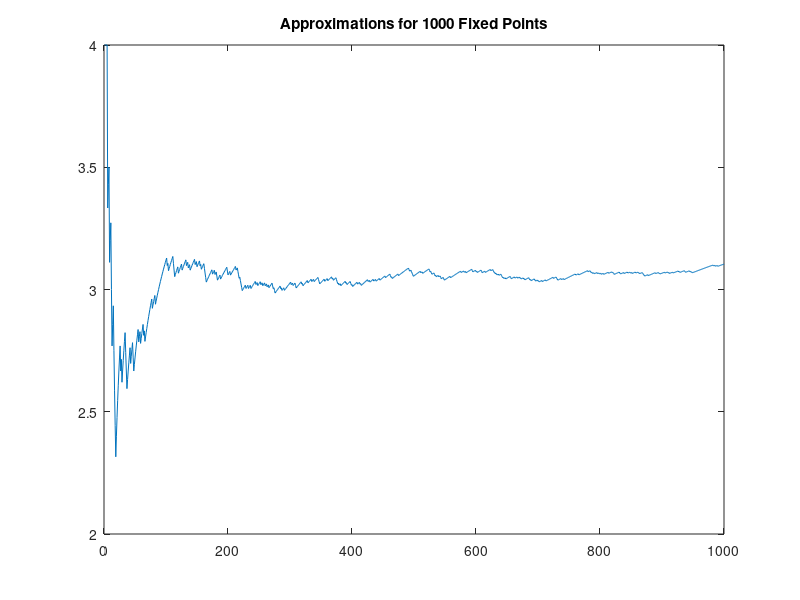

Write MATLAB code to recreate this figure. (Note: this script raises an error after producing the figure.)
%%Homework One AMS595
%%Ramona Tobey 
%%id: 117607747
%{Assignment:The value of π can be estimated using a Monte Carlo algorithm by leveraging the
%relationship between the probability that randomly chosen points in the x − y plane
%fall within a specific region and the area of that region. Specifically, if we randomly
%select (x, y) ∈ [0, 1] × [0, 1] , these points will always lie within a unit square. Some
%of these points may also lie within a quarter of a circle with radius 1, centered at the
%origin. The area of this quarter circle is π/4, which represents the probability that a
%given random point will fall inside the circle. We can use this approach to compute
%π by generating a large number of random points and counting how many fall inside
%the circle compared to the total number of points generated (i.e., those that fall
%within the square). The ratio of these two quantities will approximate π/4. As the
%number of random points increases, the precision of our approximation improves


%Note about my code: for parts A, B, and C I assume that the code of the
%parts not being run will be commented out/run by section to not get three results all at
%once, or copied and pasted sperately to be run. Because of this, I reused
%some variable names through the different parts but it also should be fine
%if it's all ran at once since they are redefined before being used again
%% 

%Part A - for loop:

fixedPoints = [10^3,10^4,10^5,10^6,10^7]; %to set for different amount of fixed points

runTimes = zeros(5); %to store toc output for each number of fixed points

for j=1:5
    tic
    circlePts = 0; %to count how many fall in the circle
    piApproximations = zeros(1,fixedPoints(j)); %store the value corresponding to each i
    %where I run the approximations by creating fixedPoints number of
    %points and counting the ones in the circle
    for i=1:fixedPoints(j)
        x=rand;
        y=rand;
            if x^2+y^2<=1
                circlePts=circlePts+1;
            end
        piApproximations(1,i)=(4*circlePts/i);
    end

    %where I graph how accurate my approximation becomes
    formatSpec = "Approximations for %d Fixed Points";
    titleNumber = fixedPoints(j);
    figureTitle = sprintf(formatSpec, titleNumber);
    figure
        plot(piApproximations)
        title(figureTitle)
        yline(pi)
    runTimes(j)=toc;
end

%where I graph the time it took for each amount of points
figure
plot(fixedPoints,runTimes)
title('Time vs Fixed Points')
ylabel('Time in seconds')
xlabel('number of points')

%% 


% part B: using a while loop to approximate pi to a certain degree of
% precision without using the actual value of pi
% The user can set the sigFig and the max of the confirmationValue to determine the amount
% of accuracy they want and the computing cost they are willing to take up

sigFig=6; %to set a value beforehand
confirmationValue = 0; %what I will use to determine if while loop is done
loopRuns = 0; %to see how long it takes to get there
circlePts = 0; %to count how many fall in the circle
piTryLast = 3; %what will be used to store what approximation I got
format long
while confirmationValue < 30
    loopRuns=loopRuns+1;
    x = rand;
    y = rand;
    if x^2+y^2<=1
        circlePts=circlePts+1;
    end
    piTryNew = round(4 * circlePts / loopRuns,sigFig,'significant');
    if piTryNew == piTryLast
        confirmationValue = confirmationValue+1;
    else
        piTryLast = piTryNew; % Update the last approximation
    end
end
piTryNew
loopRuns

%% 

%Part three: making part two into a function that also plots the points

piSpec(4)

function piApprox = piSpec(s)
    confirmationValue = 0; %what I will use to determine if while loop is done
    loopRuns = 0; %to see how long it takes to get there
    circlePts = 0; %to count how many fall in the circle
    piTryLast = 3; %what will be used to store what approximation I got
    format long
    figure;
    hold on;
    x1 = linspace(0,1);
    y1 = sqrt(1-x1.^2);
    plot (x1,y1);
    title('plotted points')
    xRandomsCircle = [];
    yRandomsCircle = [];
    xRandomsNoCircle = [];
    yRandomsNoCircle = [];
    while confirmationValue < 20
        loopRuns=loopRuns+1;
        x = rand;
        y = rand;
        if x^2+y^2<=1
            circlePts=circlePts+1;
            xRandomsCircle = [xRandomsCircle,x];
            yRandomsCircle = [yRandomsCircle,y];
          
        else
            xRandomsNoCircle = [xRandomsNoCircle,x];
            yRandomsNoCircle = [yRandomsNoCircle,y];
        end
        piApprox = round(4 * circlePts / loopRuns,s,'significant');
        if piApprox == piTryLast
            confirmationValue = confirmationValue+1;
        else
            piTryLast = piApprox; % Update the last approximation
        end
    end
    %graph all the points I stored
    scatter (xRandomsCircle,yRandomsCircle,'.','b')
    hold on;
    scatter(xRandomsNoCircle, yRandomsNoCircle, '.', 'r')
    textOnGraph = ["Pi Approximation: " , num2str(piApprox)];
    text(0.5, 0.5, textOnGraph, 'HorizontalAlignment', 'center', 'FontSize', 12, 'Color', 'k')
    hold off;
end
%% 

